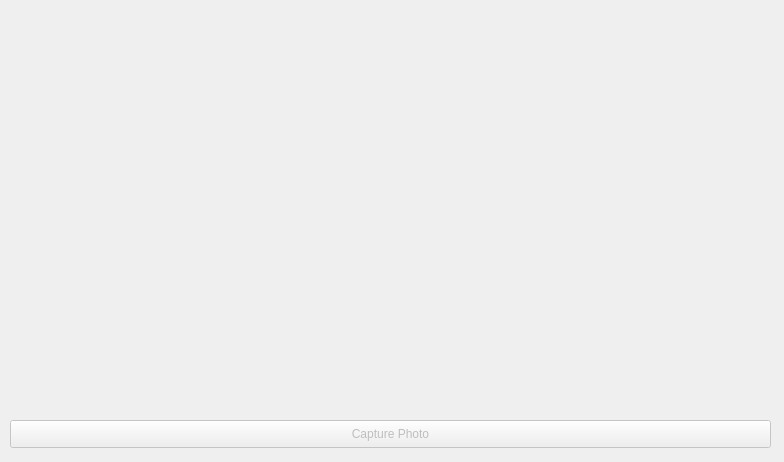
<?xml version="1.0" encoding="UTF-8"?>
<ui version="4.0">
 <class>camera</class>
 <widget class="QDialog" name="camera">
  <property name="geometry">
   <rect>
    <x>0</x>
    <y>0</y>
    <width>784</width>
    <height>462</height>
   </rect>
  </property>
  <property name="windowTitle">
   <string>Dialog</string>
  </property>
  <widget class="QPushButton" name="takeImageButton">
   <property name="enabled">
    <bool>false</bool>
   </property>
   <property name="geometry">
    <rect>
     <x>10</x>
     <y>420</y>
     <width>761</width>
     <height>28</height>
    </rect>
   </property>
   <property name="text">
    <string>Capture Photo</string>
   </property>
  </widget>
  <widget class="QStackedWidget" name="stackedWidget">
   <property name="geometry">
    <rect>
     <x>10</x>
     <y>10</y>
     <width>761</width>
     <height>401</height>
    </rect>
   </property>
   <property name="sizePolicy">
    <sizepolicy hsizetype="Preferred" vsizetype="Preferred">
     <horstretch>1</horstretch>
     <verstretch>0</verstretch>
    </sizepolicy>
   </property>
   <property name="palette">
    <palette>
     <active>
      <colorrole role="Base">
       <brush brushstyle="SolidPattern">
        <color alpha="255">
         <red>255</red>
         <green>255</green>
         <blue>255</blue>
        </color>
       </brush>
      </colorrole>
      <colorrole role="Window">
       <brush brushstyle="SolidPattern">
        <color alpha="255">
         <red>145</red>
         <green>145</green>
         <blue>145</blue>
        </color>
       </brush>
      </colorrole>
     </active>
     <inactive>
      <colorrole role="Base">
       <brush brushstyle="SolidPattern">
        <color alpha="255">
         <red>255</red>
         <green>255</green>
         <blue>255</blue>
        </color>
       </brush>
      </colorrole>
      <colorrole role="Window">
       <brush brushstyle="SolidPattern">
        <color alpha="255">
         <red>145</red>
         <green>145</green>
         <blue>145</blue>
        </color>
       </brush>
      </colorrole>
     </inactive>
     <disabled>
      <colorrole role="Base">
       <brush brushstyle="SolidPattern">
        <color alpha="255">
         <red>145</red>
         <green>145</green>
         <blue>145</blue>
        </color>
       </brush>
      </colorrole>
      <colorrole role="Window">
       <brush brushstyle="SolidPattern">
        <color alpha="255">
         <red>145</red>
         <green>145</green>
         <blue>145</blue>
        </color>
       </brush>
      </colorrole>
     </disabled>
    </palette>
   </property>
   <property name="currentIndex">
    <number>0</number>
   </property>
   <widget class="QWidget" name="viewfinderPage">
    <layout class="QGridLayout" name="gridLayout_5">
     <item row="0" column="0">
      <widget class="QCameraViewfinder" name="viewfinder" native="true"/>
     </item>
    </layout>
   </widget>
   <widget class="QWidget" name="previewPage">
    <layout class="QGridLayout" name="gridLayout_4">
     <item row="0" column="0">
      <widget class="QLabel" name="lastImagePreviewLabel">
       <property name="sizePolicy">
        <sizepolicy hsizetype="Preferred" vsizetype="MinimumExpanding">
         <horstretch>0</horstretch>
         <verstretch>0</verstretch>
        </sizepolicy>
       </property>
       <property name="frameShape">
        <enum>QFrame::Box</enum>
       </property>
       <property name="text">
        <string/>
       </property>
      </widget>
     </item>
    </layout>
   </widget>
  </widget>
 </widget>
 <customwidgets>
  <customwidget>
   <class>QCameraViewfinder</class>
   <extends>QWidget</extends>
   <header>qcameraviewfinder.h</header>
   <container>1</container>
  </customwidget>
 </customwidgets>
 <resources/>
 <connections/>
</ui>
